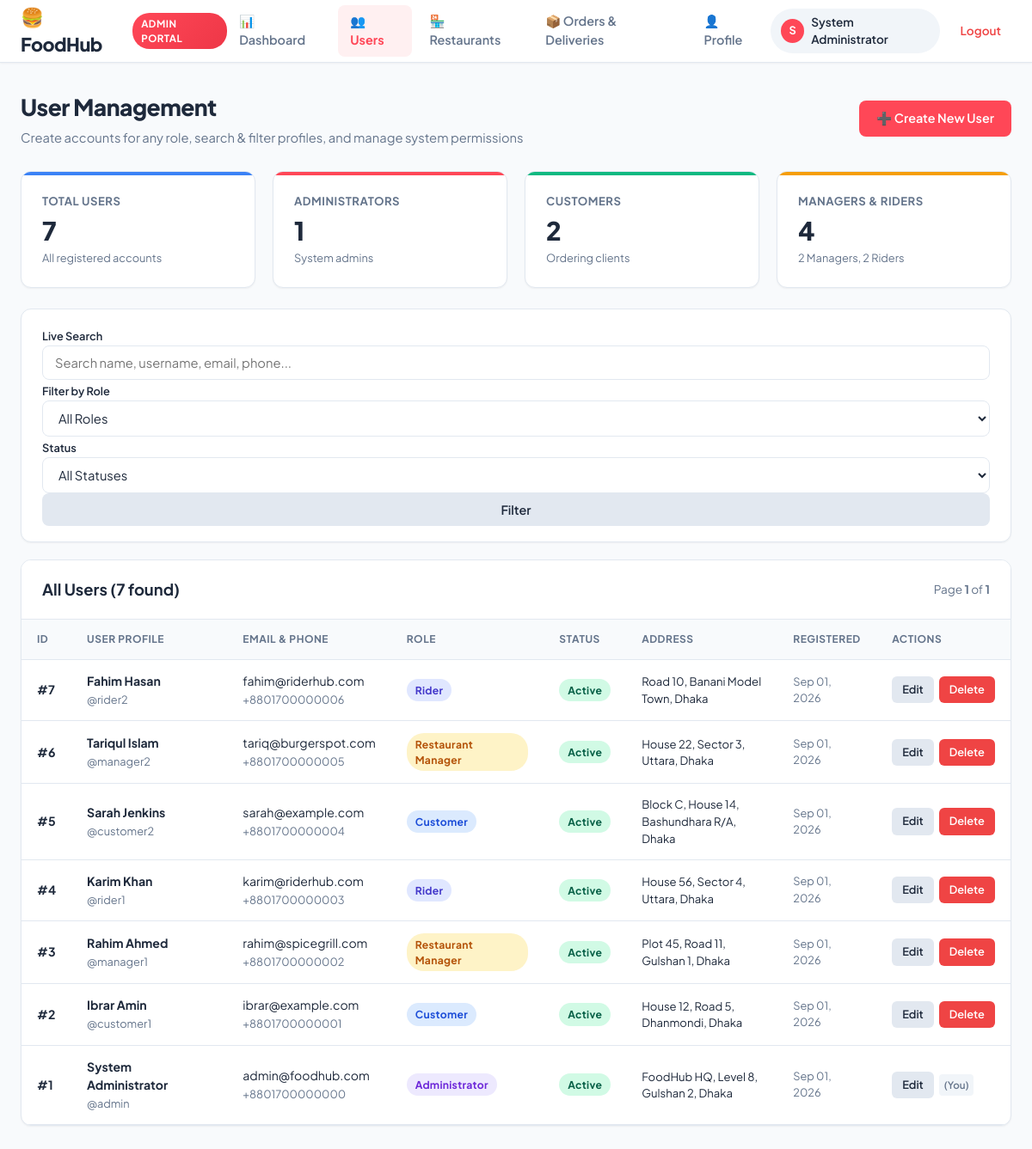
The page /admin/users.php (signed in) on the database its author committed.
### tables this page shows
CREATE TABLE users (
    user_id INT AUTO_INCREMENT PRIMARY KEY,
    name VARCHAR(100) NOT NULL,
    username VARCHAR(50) NOT NULL UNIQUE,
    email VARCHAR(100) NOT NULL UNIQUE,
    phone VARCHAR(20) NULL,
    role ENUM('Administrator', 'Customer', 'Restaurant Manager', 'Rider') NOT NULL DEFAULT 'Customer',
    password VARCHAR(255) NOT NULL,
    address TEXT NULL,
    status ENUM('Active', 'Inactive', 'Suspended') NOT NULL DEFAULT 'Active',
    created_at TIMESTAMP DEFAULT CURRENT_TIMESTAMP,
    updated_at TIMESTAMP DEFAULT CURRENT_TIMESTAMP ON UPDATE CURRENT_TIMESTAMP
);

### admin/users.php (called while the page is built)
<?php
require_once __DIR__ . '/../views/admin/users.php';

### models/user_model.php (called while the page is built, shortened)
<?php
function get_filtered_users($conn, $search = null, $role = null, $status = null, $sort_by = 'user_id', $sort_order = 'DESC', $limit = 10, $offset = 0) {
    $where_clauses = ["1=1"];
    $params = [];
    $types = "";
    $where_sql = implode(" AND ", $where_clauses);
    $allowed_sort = ['user_id', 'name', 'username', 'email', 'role', 'status', 'created_at'];
    $sort_column = in_array($sort_by, $allowed_sort, true) ? $sort_by : 'user_id';
    $sort_dir = (strtoupper($sort_order) === 'ASC') ? 'ASC' : 'DESC';
    $limit = intval($limit);
    $offset = intval($offset);
    $sql = "SELECT * FROM users WHERE {$where_sql} ORDER BY {$sort_column} {$sort_dir} LIMIT ?, ?";
    $params[] = $offset;
    $params[] = $limit;
    $types .= "ii";
    $stmt = mysqli_prepare($conn, $sql);
    if (!empty($types)) {
        mysqli_stmt_bind_param($stmt, $types, ...$params);
    }
    mysqli_stmt_execute($stmt);
    $result = mysqli_stmt_get_result($stmt);
    $users = [];
    if ($result) {
        while ($row = mysqli_fetch_assoc($result)) {
            $users[] = $row;
        }
    }
    return $users;
}
function count_filtered_users($conn, $search = null, $role = null, $status = null) {
    $where_clauses = ["1=1"];
    $where_sql = implode(" AND ", $where_clauses);
    $sql = "SELECT COUNT(*) AS total FROM users WHERE {$where_sql}";
    $stmt = mysqli_prepare($conn, $sql);
    mysqli_stmt_execute($stmt);
    $result = mysqli_stmt_get_result($stmt);
    $total = 0;
    if ($result) {
        $row = mysqli_fetch_assoc($result);
        $total = intval($row['total'] ?? 0);
    }
    return $total;
}
function count_users_by_role($conn) {
    $sql = "SELECT role, COUNT(*) AS count FROM users GROUP BY role";
    $result = mysqli_query($conn, $sql);
    $counts = [
        'Administrator'      => 0,
        'Customer'           => 0,
        'Restaurant Manager' => 0,
        'Rider'              => 0,
        'total'              => 0
    ];
    if ($result) {
        while ($row = mysqli_fetch_assoc($result)) {
            $role_name = $row['role'];
            $cnt = intval($row['count']);
            $counts[$role_name] = $cnt;
            $counts['total'] += $cnt;
        }
    }
    return $counts;
}

### controllers/admin/user_controller.php (called while the page is built, shortened)
<?php
require_once __DIR__ . '/../../config/db.php';
require_once __DIR__ . '/../../models/user_model.php';
require_once __DIR__ . '/../../includes/auth_check.php';
$search_query = trim($_GET['search'] ?? '');
$role_filter  = trim($_GET['role'] ?? 'All');
$status_filter = trim($_GET['status'] ?? 'All');
$sort_by      = trim($_GET['sort_by'] ?? 'user_id');
$sort_order   = trim($_GET['sort_order'] ?? 'DESC');
$page         = max(1, intval($_GET['page'] ?? 1));
$limit        = 10;
$offset       = ($page - 1) * $limit;
$role_counts = count_users_by_role($conn);
$total_filtered = count_filtered_users($conn, $search_query, $role_filter, $status_filter);
$total_pages = max(1, ceil($total_filtered / $limit));
$users = get_filtered_users($conn, $search_query, $role_filter, $status_filter, $sort_by, $sort_order, $limit, $offset);

### includes/auth_check.php (called while the page is built, shortened)
<?php
function normalize_role($role) {
    if (strcasecmp($role, 'Admin') === 0 || strcasecmp($role, 'Administrator') === 0) {
        return 'Administrator';
    }
    return $role;
}

### views/admin/users.php (the view, shortened to what this page needs)
<?php
require_once __DIR__ . '/../../controllers/admin/user_controller.php';
require_once __DIR__ . '/../partials/header.php';
require_once __DIR__ . '/../partials/navbar.php';
$in_admin_folder = (strpos($_SERVER['PHP_SELF'], '/admin/') !== false);
$current_page_url = $in_admin_folder ? 'users.php' : 'admin/users.php';
$create_url = $in_admin_folder ? 'user-create.php' : 'admin/user-create.php';
$edit_base_url = $in_admin_folder ? 'user-edit.php' : 'admin/user-edit.php';
?>
<div class="main-wrapper">
    <div class="page-header">
        <div>
            <h1 class="page-title">User Management</h1>
            <p class="page-subtitle">Create accounts for any role, search & filter profiles, and manage system permissions</p>
        </div>
        <div>
            <a href="<?php echo $create_url; ?>" class="btn btn-primary">➕ Create New User</a>
        </div>
    </div>
    <div class="stats-grid" style="margin-bottom: 24px;">
        <div class="stat-card" style="--card-accent: #3b82f6;">
            <div class="stat-title">Total Users</div>
            <div class="stat-value"><?php echo number_format($role_counts['total']); ?></div>
            <div class="stat-desc">All registered accounts</div>
        </div>
        <div class="stat-card" style="--card-accent: #ff4757;">
            <div class="stat-title">Administrators</div>
            <div class="stat-value"><?php echo number_format($role_counts['Administrator'] ?? 0); ?></div>
            <div class="stat-desc">System admins</div>
        </div>
        <div class="stat-card" style="--card-accent: #10b981;">
            <div class="stat-title">Customers</div>
            <div class="stat-value"><?php echo number_format($role_counts['Customer'] ?? 0); ?></div>
            <div class="stat-desc">Ordering clients</div>
        </div>
        <div class="stat-card" style="--card-accent: #f59e0b;">
            <div class="stat-title">Managers & Riders</div>
            <div class="stat-value">
                <?php echo number_format(($role_counts['Restaurant Manager'] ?? 0) + ($role_counts['Rider'] ?? 0)); ?>
            </div>
            <div class="stat-desc">
                <?php echo $role_counts['Restaurant Manager'] ?? 0; ?> Managers, <?php echo $role_counts['Rider'] ?? 0; ?> Riders
            </div>
        </div>
    </div>
    <div class="card" style="margin-bottom: 20px;">
        <div class="card-body" style="padding: 18px 24px;">
            <form action="<?php echo htmlspecialchars($_SERVER['PHP_SELF']); ?>" method="GET" class="row g-3 align-items-center">
                <div class="col-md-4">
                    <label class="form-label" style="font-size: 0.8rem; margin-bottom: 4px;">Live Search</label>
                    <input
                        type="text"
                        name="search"
                        class="form-control"
                        placeholder="Search name, username, email, phone..."
                        value="<?php echo htmlspecialchars($search_query); ?>"
                    >
                </div>
                <div class="col-md-3">
                    <label class="form-label" style="font-size: 0.8rem; margin-bottom: 4px;">Filter by Role</label>
                    <select name="role" class="form-control" onchange="this.form.submit()">
                        <option value="All" <?php echo ($role_filter === 'All') ? 'selected' : ''; ?>>All Roles</option>
                    </select>
                </div>
                <div class="col-md-2">
                    <label class="form-label" style="font-size: 0.8rem; margin-bottom: 4px;">Status</label>
                    <select name="status" class="form-control" onchange="this.form.submit()">
                        <option value="All" <?php echo ($status_filter === 'All') ? 'selected' : ''; ?>>All Statuses</option>
                    </select>
                </div>
                <div class="col-md-3" style="display: flex; gap: 8px; align-items: flex-end; margin-top: auto;">
                    <button type="submit" class="btn btn-secondary" style="flex: 1;">Filter</button>
                </div>
            </form>
        </div>
    </div>
    <div class="card">
        <div class="card-header" style="display: flex; justify-content: space-between; align-items: center;">
            <h2 class="card-title">All Users (<?php echo $total_filtered; ?> found)</h2>
            <div style="font-size: 0.85rem; color: var(--text-muted);">
                Page <strong><?php echo $page; ?></strong> of <strong><?php echo $total_pages; ?></strong>
            </div>
        </div>
        <div class="table-responsive">
            <table class="data-table">
                <thead>
                    <tr>
                        <th>ID</th>
                        <th>User Profile</th>
                        <th>Email & Phone</th>
                        <th>Role</th>
                        <th>Status</th>
                        <th>Address</th>
                        <th>Registered</th>
                        <th>Actions</th>
                    </tr>
                </thead>
                <tbody>
                    <?php if (!empty($users) && count($users) > 0): ?>
                        <?php foreach ($users as $u): ?>
                        <tr>
                            <td><strong>#<?php echo $u['user_id']; ?></strong></td>
                            <td>
                                <strong><?php echo htmlspecialchars($u['name']); ?></strong><br>
                                <span style="font-size: 0.8rem; color: var(--text-muted);">@<?php echo htmlspecialchars($u['username']); ?></span>
                            </td>
                            <td>
                                <span><?php echo htmlspecialchars($u['email']); ?></span><br>
                                <span style="font-size: 0.8rem; color: var(--text-muted);"><?php echo htmlspecialchars($u['phone'] ?? '—'); ?></span>
                            </td>
                            <td>
                                <?php
                                $r = normalize_role($u['role']);
                                $badgeClass = 'badge-customer';
                                if ($r === 'Administrator') $badgeClass = 'badge-admin';
                                elseif ($r === 'Restaurant Manager') $badgeClass = 'badge-manager';
                                elseif ($r === 'Rider') $badgeClass = 'badge-rider';
                                ?>
                                <span class="badge <?php echo $badgeClass; ?>"><?php echo htmlspecialchars($r); ?></span>
                            </td>
                            <td>
                                <?php
                                $st = $u['status'] ?? 'Active';
                                $stClass = 'badge-active';
                                ?>
                                <span class="badge <?php echo $stClass; ?>"><?php echo htmlspecialchars($st); ?></span>
                            </td>
                            <td style="max-width: 180px; font-size: 0.82rem;"><?php echo htmlspecialchars($u['address'] ?? '—'); ?></td>
                            <td style="font-size: 0.8rem; color: var(--text-muted);"><?php echo date('M d, Y', strtotime($u['created_at'])); ?></td>
                            <td>
                                <div style="display: flex; gap: 6px; align-items: center;">
                                    <a
                                        href="<?php echo $edit_base_url; ?>?id=<?php echo $u['user_id']; ?>"
                                        class="btn btn-secondary btn-sm"
                                        title="Edit user details"
                                    >
                                        Edit
                                    </a>
                                    <?php if ($u['user_id'] != ($_SESSION['user_id'] ?? 0)): ?>
                                        <a
                                            href="<?php echo $current_page_url; ?>?delete_id=<?php echo $u['user_id']; ?>"
                                            class="btn btn-danger btn-sm"
                                            onclick="return confirm('Are you sure you want to delete user #<?php echo $u['user_id']; ?> (<?php echo htmlspecialchars($u['username']); ?>)?');"
                                            title="Delete user"
                                        >
                                            Delete
                                        </a>
                                    <?php else: ?>
                                        <span style="font-size: 0.72rem; color: var(--text-muted); font-weight: 600; padding: 4px 6px; background: #f1f5f9; border-radius: 4px;">(You)</span>
                                    <?php endif; ?>
                                </div>
                            </td>
                        </tr>
                        <?php endforeach; ?>
                    <?php endif; ?>
                </tbody>
            </table>
        </div>
    </div>
</div>
<?php require_once __DIR__ . '/../partials/footer.php'; ?>

### rows shown on the page
users: user_id "7", name "Fahim Hasan", username "rider2", email "fahim@riderhub.com", phone "+8801700000006", role "Rider", status "Active", address "Road 10, Banani Model Town, Dhaka", created_at "Sep 01, 2026"
users: user_id "6", name "Tariqul Islam", username "manager2", email "tariq@burgerspot.com", phone "+8801700000005", role "Restaurant Manager", status "Active", address "House 22, Sector 3, Uttara, Dhaka", created_at "Sep 01, 2026"
users: user_id "5", name "Sarah Jenkins", username "customer2", email "sarah@example.com", phone "+8801700000004", role "Customer", status "Active", address "Block C, House 14, Bashundhara R/A, Dhaka", created_at "Sep 01, 2026"
users: user_id "4", name "Karim Khan", username "rider1", email "karim@riderhub.com", phone "+8801700000003", role "Rider", status "Active", address "House 56, Sector 4, Uttara, Dhaka", created_at "Sep 01, 2026"
users: user_id "3", name "Rahim Ahmed", username "manager1", email "rahim@spicegrill.com", phone "+8801700000002", role "Restaurant Manager", status "Active", address "Plot 45, Road 11, Gulshan 1, Dhaka", created_at "Sep 01, 2026"
users: user_id "2", name "Ibrar Amin", username "customer1", email "ibrar@example.com", phone "+8801700000001", role "Customer", status "Active", address "House 12, Road 5, Dhanmondi, Dhaka", created_at "Sep 01, 2026"
users: user_id "1", name "System Administrator", username "admin", email "admin@foodhub.com", phone "+8801700000000", role "Administrator", status "Active", address "FoodHub HQ, Level 8, Gulshan 2, Dhaka", created_at "Sep 01, 2026", shows "(You)"

### other values the page prints
substr($display_username, 0, 1) "S"
$display_username "System Administrator"
$role_counts['total'] "7"
$role_counts['Administrator'] "1"
$role_counts['Customer'] "2"
$role_counts['Restaurant Manager'] "2"
$role_counts['Rider'] "2"
$total_filtered "7"
$page "1"
$total_pages "1"
